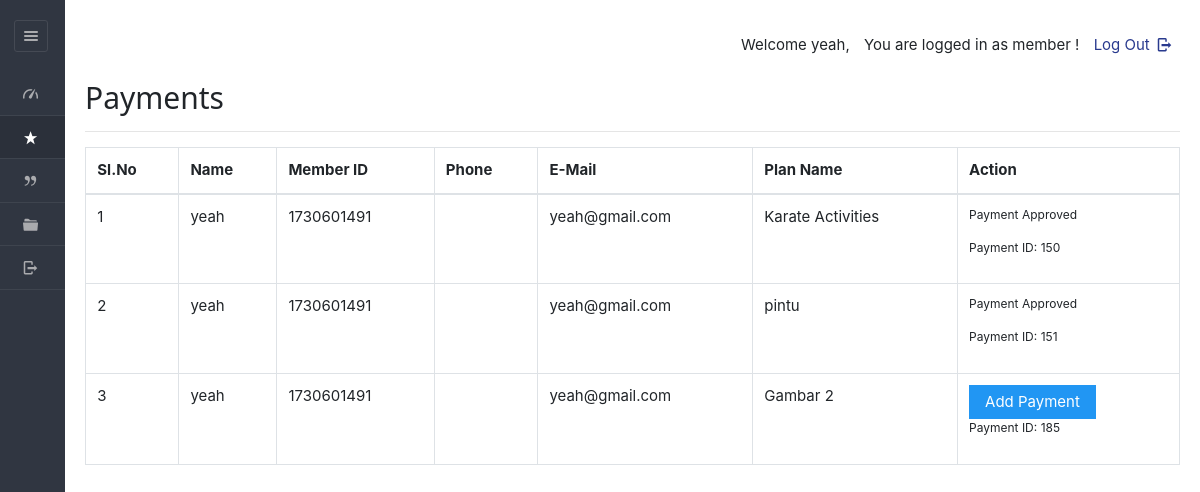
Before: /dashboard/member/payments.php (signed in) with the older database file.
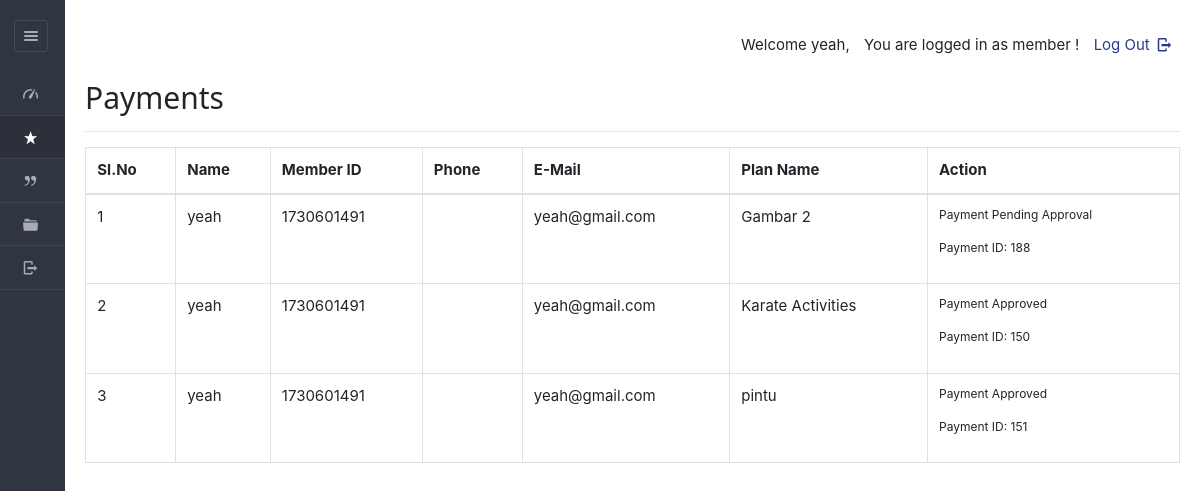
After: the same page with the newer database file.
### tables this page shows
CREATE TABLE IF NOT EXISTS `enrolls_to` (
  `et_id` int NOT NULL AUTO_INCREMENT,
  `planid` varchar(8) NOT NULL,
  `userid` varchar(20) NOT NULL,
  `paid_date` varchar(40) NOT NULL,
  `expire` varchar(40) NOT NULL,
  `hasPaid` varchar(5) NOT NULL DEFAULT 'no',
  `hasApproved` varchar(5) NOT NULL,
  `receiptIMG` varchar(100) NOT NULL,
  PRIMARY KEY (`et_id`)
);

CREATE TABLE IF NOT EXISTS `users` (
  `userid` varchar(20) NOT NULL,
  `pass_key` varchar(100) NOT NULL,
  `imageid` varchar(200) DEFAULT NULL,
  `username` varchar(40) DEFAULT NULL,
  `fullName` varchar(100) DEFAULT NULL,
  `gender` varchar(8) DEFAULT NULL,
  `mobile` varchar(20) DEFAULT NULL,
  `email` varchar(200) DEFAULT NULL,
  `dob` varchar(40) DEFAULT NULL,
  `joining_date` varchar(40) DEFAULT NULL,
  `hasApproved` varchar(10) DEFAULT NULL,
  `matrixNumber` varchar(255) NOT NULL,
  `courseName` varchar(255) NOT NULL,
  `no_ic` varchar(50) DEFAULT NULL,
  PRIMARY KEY (`userid`)
);

CREATE TABLE IF NOT EXISTS `plan` (
  `planid` varchar(8) NOT NULL,
  `tid` varchar(45) DEFAULT NULL,
  `planName` varchar(20) NOT NULL,
  `description` varchar(200) NOT NULL,
  `planType` varchar(50) NOT NULL,
  `startDate` varchar(50) NOT NULL,
  `endDate` varchar(50) NOT NULL,
  `duration` int NOT NULL,
  `validity` varchar(20) NOT NULL DEFAULT 'Lifetime',
  `amount` int NOT NULL DEFAULT '0',
  `active` varchar(255) NOT NULL,
  PRIMARY KEY (`planid`),
  KEY `idx_plan_name` (`planName`),
  KEY `idx_plan_type` (`planType`),
  KEY `idx_description` (`description`),
  KEY `idx_active` (`active`)
);

### dashboard/member/payments.php (the view, shortened to what this page needs)
<?php
$current_user_id = $_SESSION['userid'];
?>
<!DOCTYPE html>
<html lang="en">
<head>
    <link rel="stylesheet" href="../../css/style.css" id="style-resource-5">
    <link rel="stylesheet" href="../../css/dashMain.css">
    <link rel="stylesheet" type="text/css" href="../../css/entypo.css">
    <link href="a1style.css" type="text/css" rel="stylesheet">
    <link rel="stylesheet" href="../../css/bootstrap.min.css">
	<link rel="stylesheet" href="../../css/dashboard/sidebar.css">
</head>
<body class="page-body page-fade" onload="collapseSidebar()">
    <div class="page-container sidebar-collapsed" id="navbarcollapse">
        <div class="sidebar-menu">
            <header class="logo-env">
                <div class="sidebar-collapse" onclick="collapseSidebar()">
                    <a href="#" class="sidebar-collapse-icon with-animation">
                        <i class="entypo-menu"></i>
                    </a>
                </div>
            </header>
            <?php include('nav.php'); ?>
        </div>
        <div class="main-content">
            <div class="row">
                <div class="col-md-6 col-sm-8 clearfix"></div>
                <div class="col-md-6 col-sm-4 clearfix hidden-xs">
                    <ul class="list-inline links-list pull-right">
                        <li>
                            <a href="logout.php">Log Out <i class="entypo-logout right"></i></a>
                        </li>
                    </ul>
                </div>
            </div>
            <h2>Payments</h2>
            <hr />
<table class="table table-bordered">
    <thead>
        <tr>
            <th>Sl.No</th>
            <th>Name</th>
            <th>Member ID</th>
            <th>Phone</th>
            <th>E-Mail</th>
            <th>Plan Name</th>
            <th>Action</th>
        </tr>
    </thead>
    <tbody>
    <?php
    $query  = "SELECT enrolls_to.*, users.username, users.mobile, users.email, plan.planName
               FROM enrolls_to
               JOIN users ON enrolls_to.userid = users.userid
               JOIN plan ON enrolls_to.planid = plan.planid
               WHERE enrolls_to.userid = '$current_user_id'
               ORDER BY enrolls_to.expire";
    $result = mysqli_query($con, $query);
    $sno    = 1;
    if (mysqli_num_rows($result) > 0) {
        while ($row = mysqli_fetch_array($result, MYSQLI_ASSOC)) {
            $et_id = $row['et_id'];
            $uid = $row['userid'];
            $planid = $row['planid'];
            $hasPaid = $row['hasPaid'];
            $hasApproved = $row['hasApproved'];
            $planName = $row['planName'];
            echo "<tr><td>" . $sno . "</td>";
            echo "<td>" . $row['username'] . "</td>";
            echo "<td>" . $row['userid'] . "</td>";
            echo "<td>" . $row['mobile'] . "</td>";
            echo "<td>" . $row['email'] . "</td>";
            echo "<td>" . $planName . "</td>";
            $sno++;
            if ($hasPaid === 'no') {
                echo "<td>
                        <form action='make_payments.php' method='post'>
                            <input type='hidden' name='userID' value='" . $uid . "'/>
                            <input type='hidden' name='planID' value='" . $planid . "'/>
                            <input type='hidden' name='et_id' value='" . $et_id . "'/>
                            <input type='submit' class='a1-btn a1-blue' value='Add Payment'/>
                        </form>
                        <p>Payment ID: $et_id</p>
                      </td>";
            } elseif ($hasPaid === 'yes' && $hasApproved === 'no') {
                echo "<td>
                        <p>Payment Pending Approval</p>
                        <p>Payment ID: $et_id</p>
                      </td>";
            } elseif ($hasPaid === 'yes' && $hasApproved === 'yes') {
                echo "<td>
                        <p>Payment Approved</p>
                        <p>Payment ID: $et_id</p>
                      </td>";
            } else {
                echo "<td>No Action Needed</td>";
            }
            echo "</tr>";
        }
    } else {
        echo "<tr><td colspan='7'>No payment records found.</td></tr>";
    }
    ?>
    </tbody>
</table>
        </div>
    </body>
</html>

Changed rows visible on the page:
removed enrolls_to: userid.username "yeah", userid "1730601491", userid.email "yeah@gmail.com", planid.planName "Gambar 2", et_id "185"
added enrolls_to: userid.username "yeah", userid "1730601491", userid.email "yeah@gmail.com", planid.planName "Gambar 2", et_id "188"
